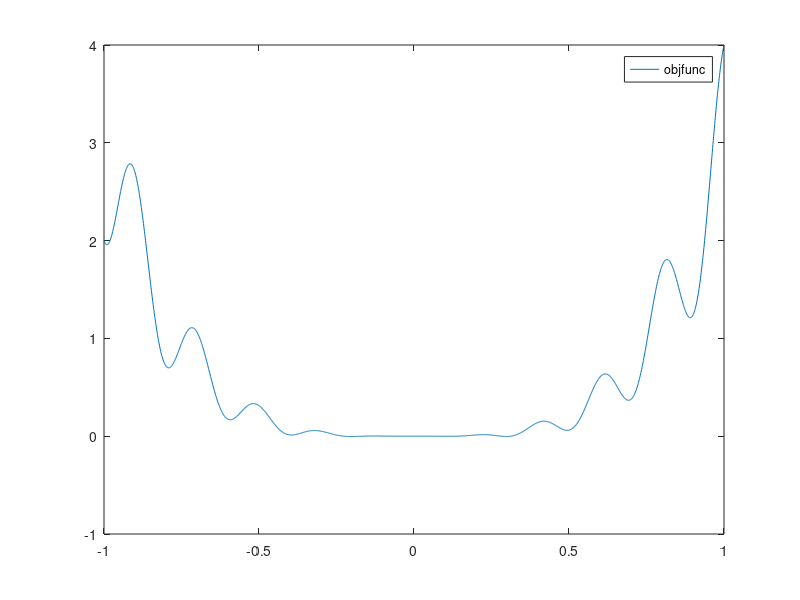

The MATLAB script that drew this image:
clc
clear

function y = objfunc(x);
y = 3*x^4 + x^3*cos(10*pi*x);
end

fplot(@objfunc, [-1 1])

xmin = fminsearch(@objfunc, -0.6)
ymin = objfunc(xmin)

%@100
% xmin =
% 
%     0.1129
% 
% 
% ymin =
% 
%   -8.3509e-04

% @ -0.2
% xmin =
% 
%    -0.2028
% 
% 
% ymin =
% 
%    -0.0032

% @ -0.6
% xmin =
% 
%    -0.5928
% 
% 
% ymin =
% 
%     0.1675
